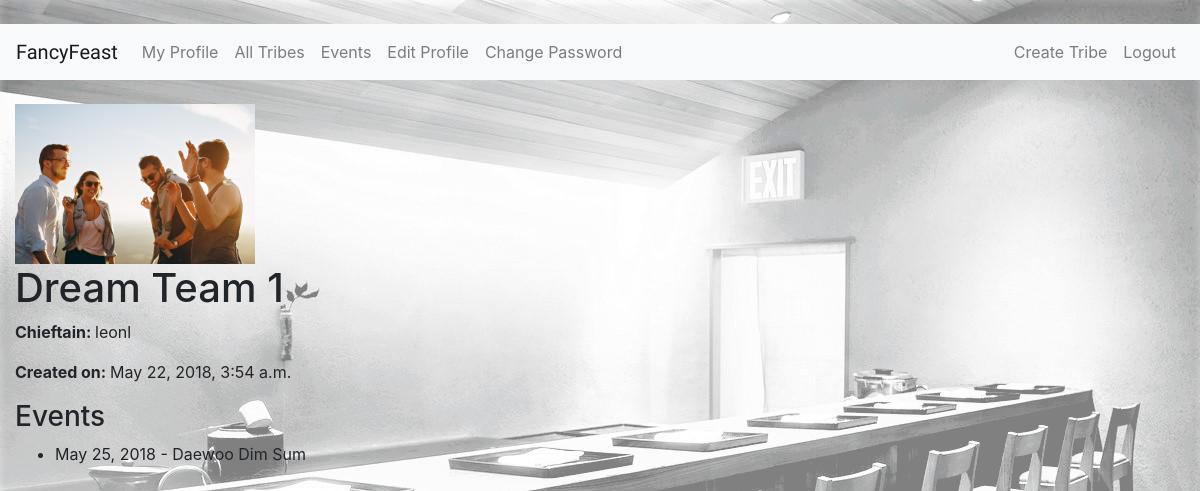
Page /tribes/1/ (signed in) on the committed database.
### tribes/models.py (models this page shows, shortened)
class Tribe(models.Model):
    tribe_name = models.CharField(max_length=250)
    chieftain = models.ForeignKey(UserProfile, on_delete=models.CASCADE)
    created = models.DateTimeField(auto_now_add=True)
    updated = models.DateTimeField(auto_now=True)
    image = models.ImageField(upload_to='tribe_image', blank=True)
    class Meta:
        ordering = ('tribe_name',)

class Event(models.Model):
    event_name = models.CharField(max_length=250, blank=True)
    event_date = models.DateField(blank=True)
    location = models.CharField(max_length=250, blank=True)
    tribe = models.ForeignKey(Tribe, on_delete=models.CASCADE)
    created = models.DateTimeField(auto_now_add=True)
    updated = models.DateTimeField(auto_now=True)
    image = models.ImageField(upload_to='event_image')
    class Meta:
        ordering = ('event_date',)

### accounts/models.py (models this page shows)
class UserProfile(models.Model):
    user = models.OneToOneField(User, on_delete=models.CASCADE)
    description = models.CharField(max_length=100, default='')
    city = models.CharField(max_length=100, default='')
    website = models.URLField(default='')
    phone = models.IntegerField(default=0)
    image = models.ImageField(upload_to='profile_image', blank=True)
    def __str__(self):
        return self.user.username

### tribes/views.py (the view)
# urls.py: path('<int:pk>/', TribeDetailView.as_view(), name='tribe-details'),
class TribeDetailView(DetailView):
    model = Tribe
    template_name = 'tribes/info.html'

### tribes/templates/tribes/info.html (shortened to what this page needs)
{% extends 'base.html' %}
{% block body %}
<div class="container-fluid">
    {% if tribe.image %}
        <img src="{{ tribe.image.url }}" width="240">
    {% endif %}
    <h1>{{ tribe.tribe_name }}</h1>
    <p><b>Chieftain: </b> {{ tribe.chieftain }}</p>
    <p><b>Created on: </b> {{ tribe.created }}</p>
    <h3> Events </h3>
    <ul>
        {% for event in tribe.event_set.all %}
            <li>{{ event.event_date }} - {{ event.event_name }}</li>
        {% endfor %}
    </ul>
</div>
{% endblock %}

### accounts/static/accounts/style.css (style rules this page uses)
body { background-color: grey; background-image: url(" images/background.jpg "); background-size: cover; background-blend-mode: lighten; }

### rows in the picture
Tribe: image (picture), tribe_name "Dream Team 1", chieftain "leonl", created "May 22, 2018, 3:54 a.m."
Event: event_date "May 25, 2018", event_name "Daewoo Dim Sum"
